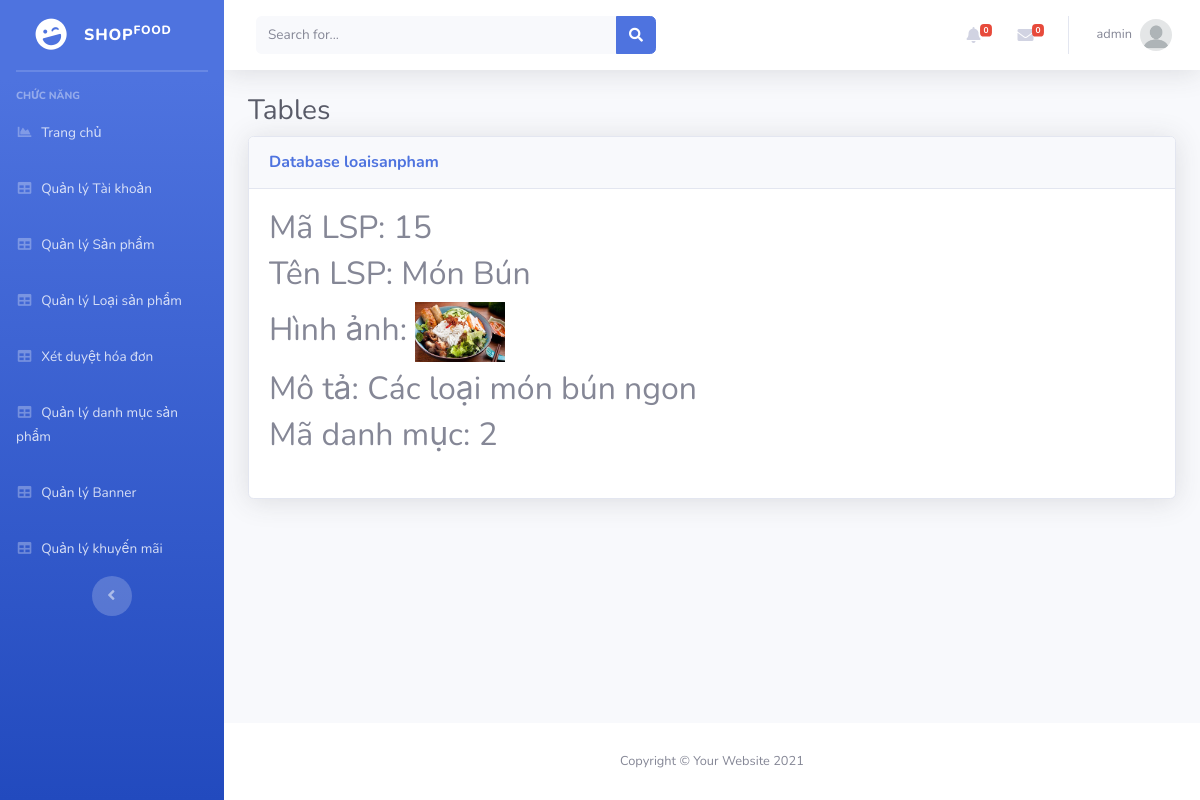
Page /Admin/index.php?mod=loaisanpham&act=detail&id=15 (signed in) on the committed database.
### tables this page shows
CREATE TABLE `loaisanpham` (
  `MaLSP` int(11) NOT NULL,
  `TenLSP` varchar(70) NOT NULL,
  `HinhAnh` varchar(200) NOT NULL,
  `Mota` varchar(200) NOT NULL,
  `MaDM` int(11) NOT NULL
);

### Admin/MVC/controllers/LoaisanphamController.php (called while the page is built, shortened)
<?php
class LoaisanphamController
{
	var $loaisanpham_model;
	function __construct()
	{
		$this->loaisanpham_model = new loaisanpham();
	}
	public function detail()
	{
		$id = isset($_GET['id']) ? $_GET['id'] : 5;
		$data = $this->loaisanpham_model->find($id);
		require_once("MVC/Views/Admin/index.php");
	}
}

### Admin/MVC/Models/connection.php (called while the page is built, shortened)
<?php
    class Connection{
        function __construct()
        {
            $severname ="localhost";
            $username ="root";
            $password ="";
            $db_name ="shopfoodvn";
            $this->conn = new mysqli($severname,$username,$password,$db_name);
        }
    }
?>

### Admin/MVC/Models/model.php (called while the page is built, shortened)
<?php
require_once("connection.php");
class Model
{
    var $conn;
    var $table;
    var $contens;
    function __construct()
    {
        $conn_obj = new Connection();
        $this->conn = $conn_obj->conn;
    }
    function find($id)
    {
        $query = "select * from $this->table where $this->contens =$id";
        return $this->conn->query($query)->fetch_assoc();
    }
}

### Admin/MVC/Views/loaisanpham/detail.php (the view)
<table class="table table-bordered" id="dataTable" width="100%" cellspacing="0">
    <h2>Mã LSP: <?= $data['MaLSP'] ?></h2>
    <h2>Tên LSP: <?= $data['TenLSP'] ?></h2>
    <h2>Hình ảnh: <img src="../public/img/company/<?= $data['HinhAnh'] ?>" height="60px"></h2>
    <h2>Mô tả: <?= $data['Mota'] ?></h2>
    <h2>Mã danh mục: <?= $data['MaDM'] ?></h2>
</table>

### rows in the picture
loaisanpham: MaLSP "15", TenLSP "Món Bún", HinhAnh (picture), Mota "Các loại món bún ngon", MaDM "2"

### other values in the picture
$_SESSION['login']['TaiKhoan'] "admin"
$mod "loaisanpham"
